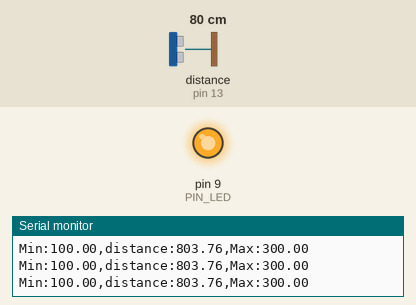
A sketch run on a simulated Arduino Uno, built with avr-gcc and run on an emulated ATmega328P. Shown: output pins drawn as LEDs (lit = HIGH), the last lines printed to the serial monitor. Wiring (inferred from the names in the program): ultrasonic range finder: trigger pin 12; echo pin 13. The inputs (shaded band) are chosen by the test bench; at power-on: distance to the obstacle (sensor on pin 13) 80 cm. The echo pulse lasts 58.3 µs per cm; pins used as bus, display or sensor lines are not drawn.

Above: at 1.2 s.
1.3 s: distance to the obstacle (sensor on pin 13) set to 18 cm
At 2.5 s:
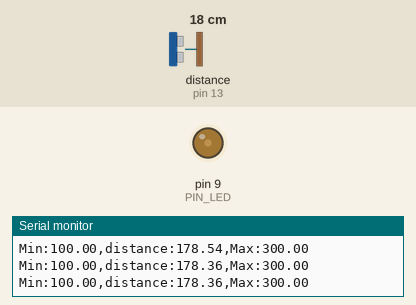
4.3 s: distance to the obstacle (sensor on pin 13) set to 2 cm
Timing chart, 0 to 7.3 s (numbered marks = the images above; inputs shaded):
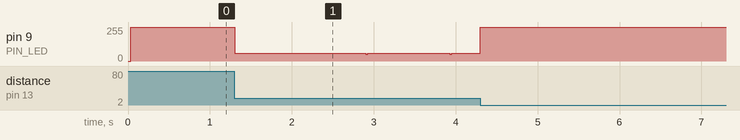

Measured:
- after the input at 1.3 s, pin 9 (PIN_LED): 255/255 → 57/255 at once

The sketch:

08_example_2.ino
```cpp
// Arduino pin assignment
#define PIN_LED  9
#define PIN_TRIG 12   // sonar sensor TRIGGER
#define PIN_ECHO 13   // sonar sensor ECHO

// configurable parameters
#define SND_VEL 346.0     // sound velocity at 24 celsius degree (unit: m/sec)
#define INTERVAL 25      // sampling interval (unit: msec)
#define PULSE_DURATION 10 // ultra-sound Pulse Duration (unit: usec)
#define _DIST_MIN 100.0   // minimum distance to be measured (unit: mm)
#define _DIST_MAX 300.0   // maximum distance to be measured (unit: mm)

#define TIMEOUT ((INTERVAL / 2) * 1000.0) // maximum echo waiting time (unit: usec)
#define SCALE (0.001 * 0.5 * SND_VEL) // coefficent to convert dur ation to distance

unsigned long last_sampling_time;   // unit: msec

void setup() {
  // initialize GPIO pins
  pinMode(PIN_LED, OUTPUT);
  pinMode(PIN_TRIG, OUTPUT);  // sonar TRIGGER
  pinMode(PIN_ECHO, INPUT);   // sonar ECHO
  digitalWrite(PIN_TRIG, LOW);  // turn-off Sonar

  // initialize serial port
  Serial.begin(115200);
}

float distance = _DIST_MAX;

void loop() {

  if (millis() < (last_sampling_time + INTERVAL))
    return;

  distance = USS_measure(PIN_TRIG, PIN_ECHO);

  int duty = 255; // 기본 OFF

  if ((distance > _DIST_MIN) && (distance < _DIST_MAX)) {
    if (distance <= 200) {
      duty = map(distance, 100, 200, 255, 0);   // 100→255, 200→0
    } else {
      duty = map(distance, 200, 300, 0, 255);   // 200→0, 300→255
    }
  }

  analogWrite(PIN_LED, duty);


  // output the distance to the serial port
  Serial.print("Min:");        Serial.print(_DIST_MIN);
  Serial.print(",distance:");  Serial.print(distance);
  Serial.print(",Max:");       Serial.print(_DIST_MAX);
  Serial.println("");


  // update last sampling time
  last_sampling_time += INTERVAL;
}

// get a distance reading from USS. return value is in millimeter.
float USS_measure(int TRIG, int ECHO)
{
  digitalWrite(TRIG, HIGH);
  delayMicroseconds(PULSE_DURATION);
  digitalWrite(TRIG, LOW);

  return pulseIn(ECHO, HIGH, TIMEOUT) * SCALE; // unit: mm
}
```
